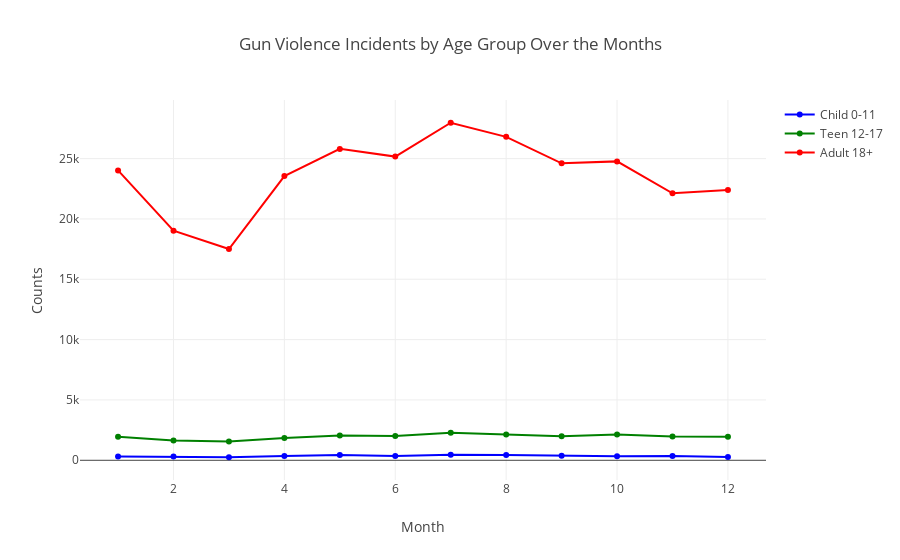

Notebook cell for this chart:
### Code cell
# Group data by month and sum up the counts for each age group
age_group = df[['month', 'Child 0-11', 'Teen 12-17', 'Adult 18+']].groupby('month').sum()

# Define colors for each age group
colors = {
    'Child 0-11': 'blue',
    'Teen 12-17': 'green',
    'Adult 18+': 'red'
}

# Create traces for each age group
traces = []
for column in age_group.columns:
    trace = go.Scatter(x=age_group.index, y=age_group[column], mode='lines+markers', name=column,
                       line=dict(color=colors[column]))
    traces.append(trace)

# Create layout
layout = go.Layout(title='Gun Violence Incidents by Age Group Over the Months',
                   xaxis=dict(title='Month'),
                   yaxis=dict(title='Counts'))

# Create figure
fig = go.Figure(data=traces, layout=layout)
fig

### Figure 1 — Plotly figure (JSON) as saved in the notebook; plotly's stock layout.template omitted (floating-point values rounded to 4 significant figures)
{"data": [{"line": {"color": "blue"}, "mode": "lines+markers", "name": "Child 0-11", "type": "scatter", "x": [1, 2, 3, 4, 5, 6, 7, 8, 9, 10, 11, 12], "y": [322, 308, 252, 359, 431, 357, 451, 432, 368, 341, 354, 264]}, {"line": {"color": "green"}, "mode": "lines+markers", "name": "Teen 12-17", "type": "scatter", "x": [1, 2, 3, 4, 5, 6, 7, 8, 9, 10, 11, 12], "y": [1953, 1642, 1550, 1843, 2064, 2011, 2275, 2132, 1996, 2137, 1976, 1943]}, {"line": {"color": "red"}, "mode": "lines+markers", "name": "Adult 18+", "type": "scatter", "x": [1, 2, 3, 4, 5, 6, 7, 8, 9, 10, 11, 12], "y": [24021, 19030, 17509, 23551, 25805, 25164, 27970, 26801, 24607, 24769, 22125, 22399]}], "layout": {"title": {"text": "Gun Violence Incidents by Age Group Over the Months"}, "xaxis": {"title": {"text": "Month"}}, "yaxis": {"title": {"text": "Counts"}}}}
